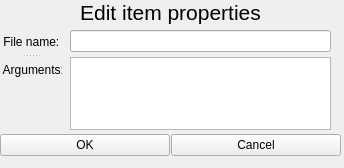
<?xml version="1.0" encoding="UTF-8"?>
<ui version="4.0">
 <class>Form</class>
 <widget class="QWidget" name="Form">
  <property name="windowModality">
   <enum>Qt::NonModal</enum>
  </property>
  <property name="geometry">
   <rect>
    <x>0</x>
    <y>0</y>
    <width>344</width>
    <height>168</height>
   </rect>
  </property>
  <property name="sizePolicy">
   <sizepolicy hsizetype="Fixed" vsizetype="Fixed">
    <horstretch>0</horstretch>
    <verstretch>0</verstretch>
   </sizepolicy>
  </property>
  <property name="windowTitle">
   <string>Edit item properties</string>
  </property>
  <widget class="QLabel" name="label">
   <property name="geometry">
    <rect>
     <x>0</x>
     <y>0</y>
     <width>341</width>
     <height>31</height>
    </rect>
   </property>
   <property name="sizePolicy">
    <sizepolicy hsizetype="Fixed" vsizetype="Fixed">
     <horstretch>0</horstretch>
     <verstretch>0</verstretch>
    </sizepolicy>
   </property>
   <property name="font">
    <font>
     <pointsize>16</pointsize>
    </font>
   </property>
   <property name="text">
    <string>Edit item properties</string>
   </property>
   <property name="textFormat">
    <enum>Qt::PlainText</enum>
   </property>
   <property name="alignment">
    <set>Qt::AlignHCenter|Qt::AlignTop</set>
   </property>
  </widget>
  <widget class="QWidget" name="verticalLayoutWidget">
   <property name="geometry">
    <rect>
     <x>70</x>
     <y>30</y>
     <width>261</width>
     <height>100</height>
    </rect>
   </property>
   <layout class="QVBoxLayout" name="verticalLayout">
    <property name="spacing">
     <number>5</number>
    </property>
    <item>
     <widget class="QLineEdit" name="name"/>
    </item>
    <item>
     <widget class="QPlainTextEdit" name="args">
      <property name="documentTitle">
       <string/>
      </property>
      <property name="plainText">
       <string/>
      </property>
     </widget>
    </item>
   </layout>
  </widget>
  <widget class="QWidget" name="horizontalLayoutWidget">
   <property name="geometry">
    <rect>
     <x>0</x>
     <y>130</y>
     <width>341</width>
     <height>31</height>
    </rect>
   </property>
   <layout class="QHBoxLayout">
    <property name="spacing">
     <number>1</number>
    </property>
    <property name="sizeConstraint">
     <enum>QLayout::SetDefaultConstraint</enum>
    </property>
    <property name="leftMargin">
     <number>0</number>
    </property>
    <property name="bottomMargin">
     <number>0</number>
    </property>
    <item>
     <widget class="QPushButton" name="bOK">
      <property name="text">
       <string>OK</string>
      </property>
     </widget>
    </item>
    <item>
     <widget class="QPushButton" name="bCancel">
      <property name="text">
       <string>Cancel</string>
      </property>
     </widget>
    </item>
   </layout>
  </widget>
  <widget class="QSplitter" name="splitter">
   <property name="geometry">
    <rect>
     <x>0</x>
     <y>30</y>
     <width>62</width>
     <height>51</height>
    </rect>
   </property>
   <property name="orientation">
    <enum>Qt::Vertical</enum>
   </property>
   <widget class="QLabel" name="label_2">
    <property name="text">
     <string> File name:</string>
    </property>
   </widget>
   <widget class="QLabel" name="label_3">
    <property name="text">
     <string> Arguments:</string>
    </property>
   </widget>
  </widget>
 </widget>
 <resources/>
 <connections/>
</ui>
